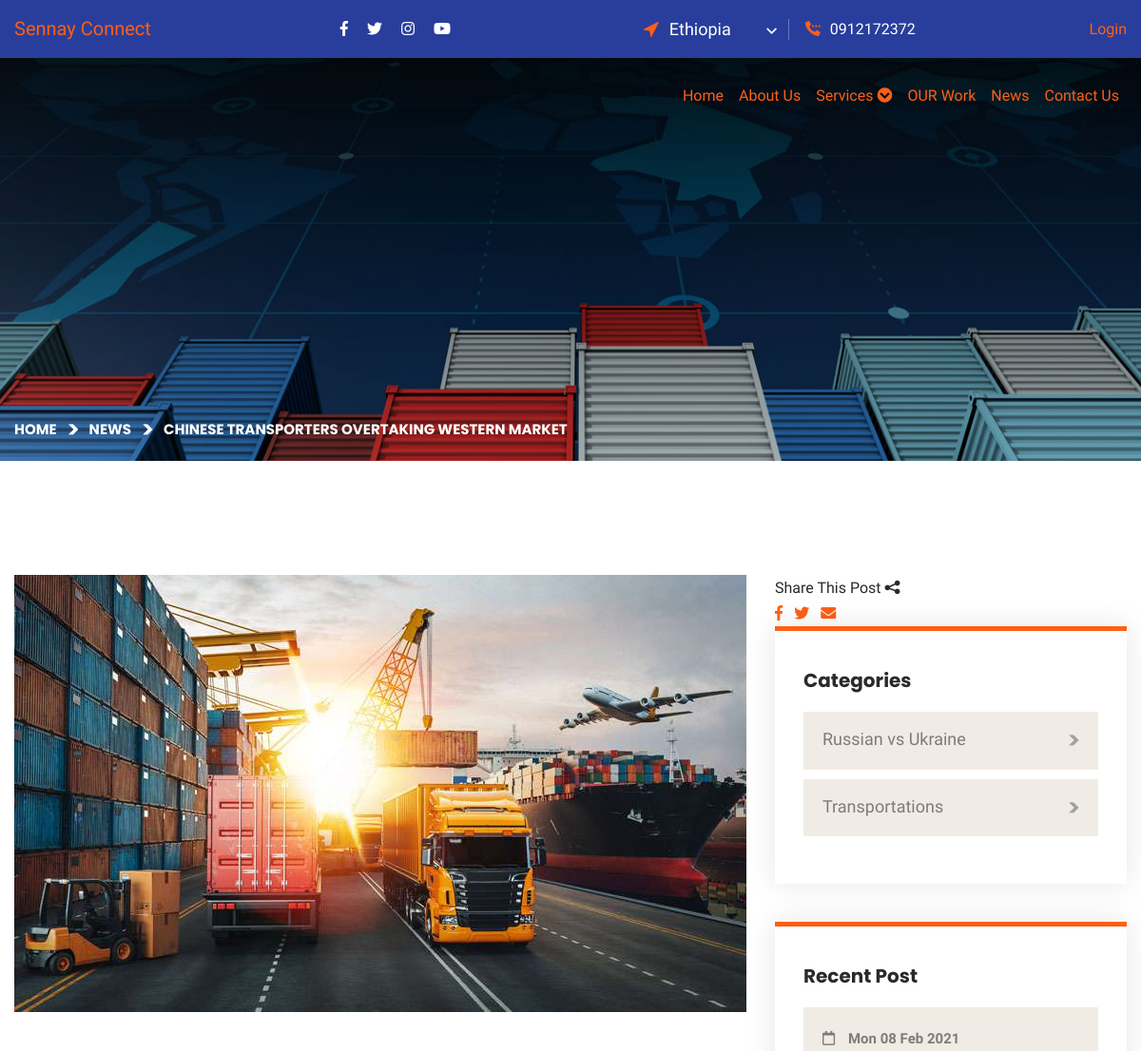
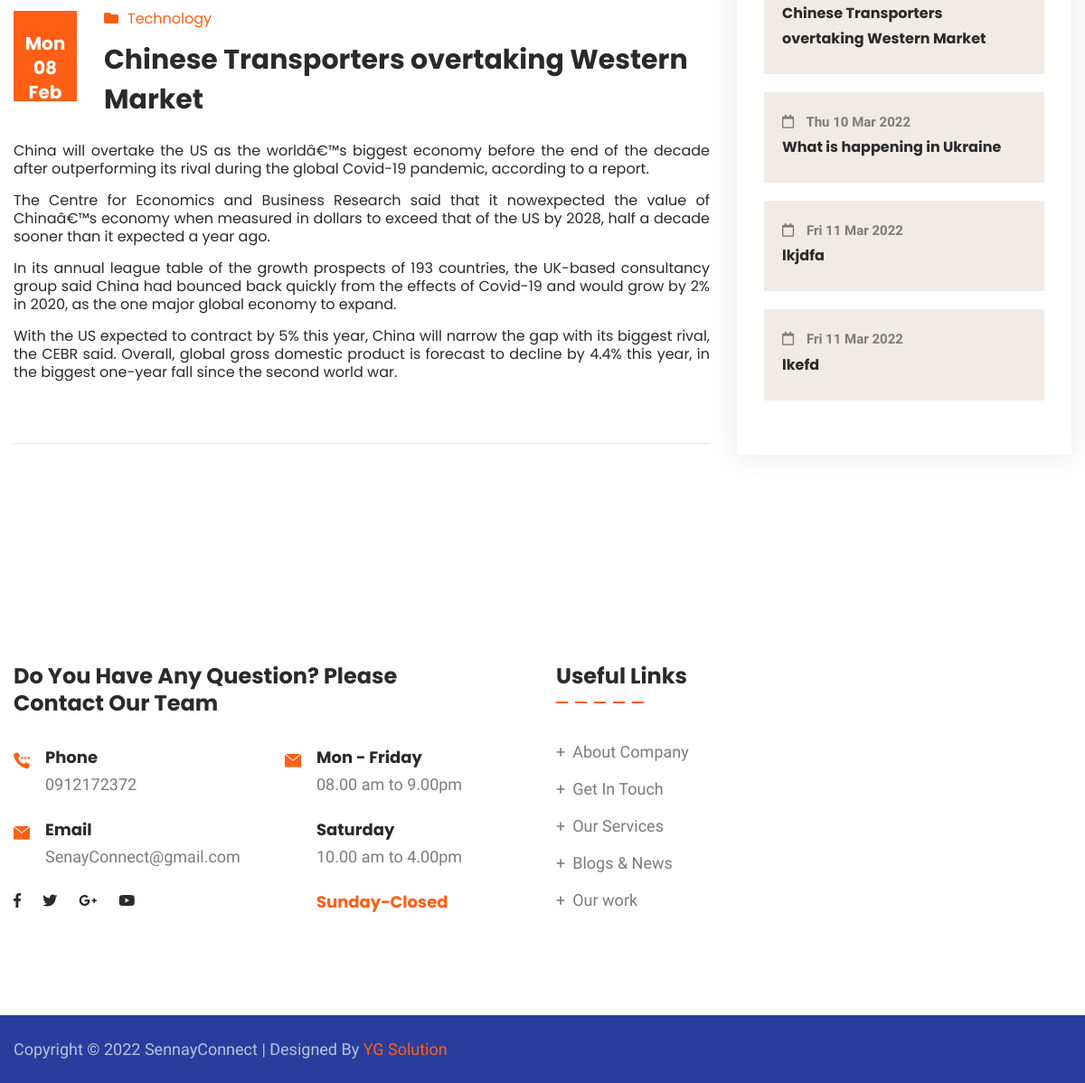
The app's page /blog-details.php?id=4 with its own data (2 pictures, top to bottom).
### tables this page shows
CREATE TABLE `settings` (
  `id` int(100) NOT NULL,
  `header_logo` varchar(255) DEFAULT NULL,
  `email` varchar(255) DEFAULT NULL,
  `phone` varchar(255) DEFAULT NULL,
  `phone2` varchar(20) DEFAULT NULL,
  `footer_logo` varchar(255) DEFAULT NULL,
  `footer_desc` varchar(5000) DEFAULT NULL,
  `facebook` varchar(2000) DEFAULT NULL,
  `twitter` varchar(2000) DEFAULT NULL,
  `linkedin` varchar(2000) DEFAULT NULL,
  `instagram` varchar(2000) DEFAULT NULL,
  `youtube` varchar(2000) DEFAULT NULL,
  `address` varchar(1000) DEFAULT NULL,
  `city` varchar(255) DEFAULT NULL,
  `state` varchar(255) DEFAULT NULL,
  `country` varchar(255) DEFAULT NULL,
  `pin` varchar(255) DEFAULT NULL,
  `map` varchar(3000) DEFAULT NULL,
  `site_name` varchar(255) DEFAULT NULL
);

CREATE TABLE `blog` (
  `id` int(100) NOT NULL,
  `title` varchar(1000) DEFAULT NULL,
  `category` varchar(255) DEFAULT NULL,
  `descrip` varchar(10000) DEFAULT NULL,
  `img` varchar(100) DEFAULT NULL,
  `url` varchar(255) DEFAULT NULL,
  `date` varchar(100) DEFAULT NULL,
  `status` varchar(10) DEFAULT NULL
);

CREATE TABLE `category` (
  `id` int(100) NOT NULL,
  `cat_name` varchar(255) NOT NULL
);

### blog-details.php (the view, shortened to what this page needs)
<?php
include "admin/conn.php";
$id = $_GET['id'];
$blog = mysqli_query($con, "SELECT * FROM blog WHERE id=$id");
$fetch = mysqli_fetch_array($blog);
$recent = mysqli_query($con, "SELECT * FROM blog LIMIT 4");
$cat = mysqli_query($con, "SELECT * FROM category ORDER BY id DESC");
?>
<!DOCTYPE html>
<html lang="en">
<head>
    <link href="assets/css/bootstrap.css" rel="stylesheet">
    <link href="assets/css/style.css" rel="stylesheet">
    <link href="assets/css/responsive.css" rel="stylesheet">
    <link href="assets/css/color.css" rel="stylesheet">
</head>
<body>
    <div class="page-wrapper">
        <?php include "header.php"; ?>
        <section class="page-title" style="background-image: url(assets/images/background/bg-20.jpg);">
            <div class="auto-container">
                <div class="content-box">
                    <div class="content-wrapper">
                        <ul class="bread-crumb clearfix">
                            <li><a href="index.php">Home</a></li>
                            <li><a href="blog.php">News</a></li>
                            <li><?php echo $fetch['title']; ?></li>
                        </ul>
                    </div>
                </div>
            </div>
        </section>
        <section class="news-section">
            <div class="auto-container">
                <div class="row">
                    <div class="col-lg-8">
                        <div class="news-block-four blog-single-post">
                            <div class="inner-box">
                                <div class="image mb-5"><img src="admin/images/blog/<?php echo $fetch['img'];  ?>" alt=""></div>
                                <div class="lower-content">
                                    <div class="top-content">
                                        <div class="date"><?php echo $fetch['date'];  ?></div>
                                        <div class="category"><i class="fas fa-folder"></i><?php echo $fetch['category'];  ?></div>
                                        <h3><?php echo $fetch['title'];  ?></h3>
                                    </div>
                                    <div class="text mb-5">
                                        <p><?php echo $fetch['descrip'];  ?></p>
                                    </div>
                                </div>
                            </div>
                        </div>
                    </div>
                    <aside class="col-lg-4 sidebar">
                        <div class="blog-sidebar style-two">
                            <div class="post-share-btn">
                                <span class="hint">Share This Post <span class="flaticon-share"></span></span>
                                <div class="social-links-wrapper">
                                    <div class="social-links">
                                        <span class="pr-2"><a href="http://www.facebook.com/sharer.php?u=<?php echo $_SERVER['HTTP_HOST']; ?>/blog-details.php?id=<?= $fetch['id']; ?>"><span class="fab fa-facebook-f"></span></a></span>
                                        <span class="pr-2"><a href="http://twitter.com/share?text=<?= $fetch["title"]; ?>&url=<?php echo $_SERVER['HTTP_HOST']; ?>/blog-details.php?id=<?= $fetch['id']; ?>"><span class="fab fa-twitter"></span></a></span>
                                        <span> <a href="mailto:?subject=I wanted you to see this Article&amp;body=Check out this Property <?php echo $_SERVER['HTTP_HOST']; ?>/blog-details.php?id=<?= $fetch['id']; ?>"><span class="fab fa fa-envelope"></span></a></span>
                                    </div>
                                </div>
                            </div>
                            <div class="widget widget_categories">
                                <h4 class="widget_title">Categories</h4>
                                <div class="widget-content">
                                    <ul class="categories-list clearfix">
                                        <?php
                                        while ($row = mysqli_fetch_array($cat)) {
                                            $counter  = mysqli_query($con, "SELECT * FROM blog WHERE category='" . $row['cat_name'] . "'");
                                            $counti = mysqli_num_rows($counter);
                                        ?>
                                            <li><a href="blog-category.php?category=<?php echo $row['cat_name']; ?>"><?php echo $row['cat_name']; ?> <i class="flaticon-right-arrow-6"></i> <span><?php echo $counti; ?></span></a></li>
                                        <?php  } ?>
                                    </ul>
                                </div>
                            </div>
                            <div class="widget news-widget-two">
                                <h4 class="widget_title">Recent Post</h4>
                                <div class="wrapper-box">
                                    <?php
                                    while ($row = mysqli_fetch_array($recent)) {
                                    ?>
                                        <div class="post" style="background-image: url(assets/images/resource/news-26.jpg);">
                                            <div class="content">
                                                <div class="date"><i class="far fa-calendar"></i> <?php echo $row['date']; ?></div>
                                                <h4><a href="blog-details.php?id=<?php echo $row['id']; ?>"><?php echo $row['title']; ?></a></h4>
                                            </div>
                                        </div>
                                    <?php  } ?>
                                </div>
                            </div>
                        </div>
                    </aside>
                </div>
            </div>
        </section>
        <?php include "footer.php"; ?>
</body>
</html>

### header.php (shortened to what this page needs)
<?php
include "admin/conn.php";
$settings = mysqli_query($con, "SELECT * FROM settings");
$setting  = mysqli_fetch_array($settings);
?>
<link rel="stylesheet" href="assets/css/submanu.css">
<header class="main-header header-style-one">
    <div class="header-top">
        <div class="auto-container">
            <div class="inner-container">
                <a class="navbar-brand" href="index.php">Sennay Connect
                </a>
                <div class="left-column">
                    <ul class="social-icon">
                        <li><a target="blank" href="<?php echo $setting['facebook']; ?>https://www.facebook.com/guddissa.terfassa"><i class="fab fa-facebook-f"></i></a></li>
                        <li><a target="blank" href="<?php echo $setting['twitter']; ?>"><i class="fab fa-twitter"></i></a></li>
                        <li><a target="blank" href="<?php echo $setting['instagram']; ?>"><i class="fab fa-instagram"></i></a></li>
                        <li><a target="blank" href="<?php echo $setting['youtube']; ?>"><i class="fab fa-youtube"></i></a></li>
                    </ul>
                </div>
                <div class="right-column">
                    <div class="location">
                        <span class="flaticon-cursor"></span>
                        <form action="#" class="location-switcher">
                            <select class="selectpicker">
                                <option >Ethiopia</option>
                            </select>
                        </form>
                    </div>
                    <div class="phone-number"><i class="flaticon-calling"></i><a href="tel:<?php echo $setting['phone']; ?>"></a><?php echo $setting['phone']; ?></div>
                </div>
                <div class="login"><a href="admin/login.php">Login</a></div>
            </div>
        </div>
    </div>
    <div class="header-upper">
        <div class="auto-container">
            <div class="inner-container">
                <div class="right-column">
                    <div class="nav-outer">
                        <nav class="main-menu navbar-expand-md navbar-light">
                            <div class="hover">
                                <div class="collapse navbar-collapse show clearfix" id="navbarSupportedContent">
<div class="navigation">
<ul class="navbar-nav ml-auto" class="navigation">
                                        <li class="nav-item active"><a class="nav-item m-lg-2" class="nav-link" href="index.php">Home</a></li>
                                        <li><a class="nav-item m-lg-2" class="nav-link" href="about.php">About Us</a></li>
                                        <li class="nav-item dropdown"><a class="nav-item m-lg-2" class="nav-link dropdown-toggle" href="service.php" id="navbarDropdown" role="button" data-toggle="dropdown" class="fa-solid fa-caret-down">Services <i class="fas fa-chevron-circle-down"></i></a>
                                        </li>
                                        <li><a class="nav-item m-lg-2" class="nav-link" href="ourimpact.php">OUR Work </a>
                                        </li>
                                        <li><a class="nav-item m-lg-2" class="nav-link" href="blog.php">News</a>
                                        </li>
                                        <li><a class="nav-item m-lg-2" class="nav-link" href="contact.php">Contact Us</a></li>
                                    </ul>
</div>
                                </div>
                            </div>
                        </nav>
                    </div>
                </div>
            </div>
        </div>
    </div>
</header>

### footer.php
<?php
include "admin/conn.php";
$settings = mysqli_query($con, "SELECT * FROM settings");
$setting  = mysqli_fetch_array($settings);
?>
<footer class="main-footer">
    <div class="upper-box">
        <div class="auto-container">
            <div class="row">
                <div class="col-lg-6">
                    <div class="widget contact-widget style-two">
                        <h4>Do You Have Any Question? Please <br> Contact Our Team</h4>
                        <div class="row">
                            <div class="col-md-6">
                                <div class="wrapper-box">
                                    <div class="icon-box">
                                        <div class="icon"><span class="flaticon-calling"></span></div>
                                        <div class="text"><strong>Phone</strong><a href="tel:<?php echo $setting['phone']; ?>"><?php echo $setting['phone']; ?></a></div>
                                    </div>
                                    <div class="icon-box">
                                        <div class="icon"><span class="flaticon-mail"></span></div>
                                        <div class="text"><strong>Email</strong><a href="mail:<?php echo $setting['email']; ?>"><?php echo $setting['email']; ?></a></div>
                                    </div>
                                    <ul class="social-icon">
                                        <li><a href="#"><i class="fab fa-facebook-f"></i></a></li>
                                        <li><a href="#"><i class="fab fa-twitter"></i></a></li>
                                        <li><a href="#"><i class="fab fa-google-plus-g"></i></a></li>
                                        <li><a href="#"><i class="fab fa-youtube"></i></a></li>
                                    </ul>
                                </div>
                            </div>
                            <div class="col-md-6">
                                <div class="icon-box">
                                    <div class="icon"><span class="flaticon-mail"></span></div>
                                    <div>
                                        <div class="text"><strong>Mon - Friday</strong>08.00 am to 9.00pm</div>
                                        <div class="text"><strong>Saturday</strong>10.00 am to 4.00pm</div>
                                        <div class="text"><span>Sunday-Closed</span></div>
                                    </div>
                                </div>
                            </div>
                        </div>
                    </div>
                </div>
                <div class="col-lg-6">
                    <div class="row">
                        <div class="col-md-6">
                            <div class="widget links-widget">
                                <h4 class="widget_title">Useful Links</h4>
                                <div class="widget-content">
                                    <ul class="list">
                                        <li><a href="about.php">About Company</a></li>
                                        <li><a href="contact.php">Get In Touch</a></li>
                                        <li><a href="service-all.php">Our Services</a></li>
                                        <li><a href="blog.php">Blogs & News</a></li>
                                        <li><a href="ourimpact.php">Our work</a></li>
                                    </ul>
                                </div>
                            </div>
                        </div>
                    </div>
                </div>
            </div>
        </div>
    </div>
</footer>
<div class="footer-bottom">
    <div class="auto-container">
        <div class="row m-0 align-items-center justify-content-between">
            <div class="copyright-text">Copyright © 2022 <?php echo $setting['site_name']; ?> | Designed By <a target="blank" href="https://josy3621.netlify.app"> YG Solution</a></div>
        </div>
    </div>
</div>
</div>

### assets/css/responsive.css (style rules this page uses)
@media only screen and (max-width: 7000px) { .page-wrapper { overflow: hidden; } }

### assets/css/color.css (style rules this page uses)
a:hover, a { color: #ff5f15; }
.header-top .location span { color: #ff5f15; }
.header-top .phone-number i { color: #ff5f15; }
.contact-widget .icon { color: #ff5f15; }
.contact-widget.style-two .text span { color: #ff5f15; }
.news-block-four .date { background-color: #ff5f15; }
.news-block-four .category { color: #ff5f15; }
.blog-sidebar.style-two .widget { border-top: 5px solid #ff5f15; }

### records on screen
settings: phone "0912172372", email "SenayConnect@gmail.com", site_name "SennayConnect"
blog: title "CHINESE TRANSPORTERS OVERTAKING WESTERN MARKET", img (picture), date "Mon 08 Feb 2021", category "Technology", title "Chinese Transporters overtaking Western Market", descrip "China will overtake the US as the worldâ€™s biggest economy before the end of the decade after outperforming its rival during the global Covid-19 pandemic, according to a report. The Centre for Economics and Business Research said that it nowexpected the value of Chinaâ€™s economy when measured in dollars to exceed that of the US by 2028, half a decade sooner than it expected a year ago. In its annual league table of the growth prospects of 193 countries, the UK-based consultancy group said China had bounced back quickly from the effects of Covid-19 and would grow by 2% in 2020, as the one major global economy to expand. With the US expected to contract by 5% this year, China will narrow…"
category: cat_name "Russian vs Ukraine"
category: cat_name "Transportations"
blog: date "Thu 10 Mar 2022", title "What is happening in Ukraine"
blog: date "Fri 11 Mar 2022", title "lkjdfa"
blog: date "Fri 11 Mar 2022", title "lkefd"
